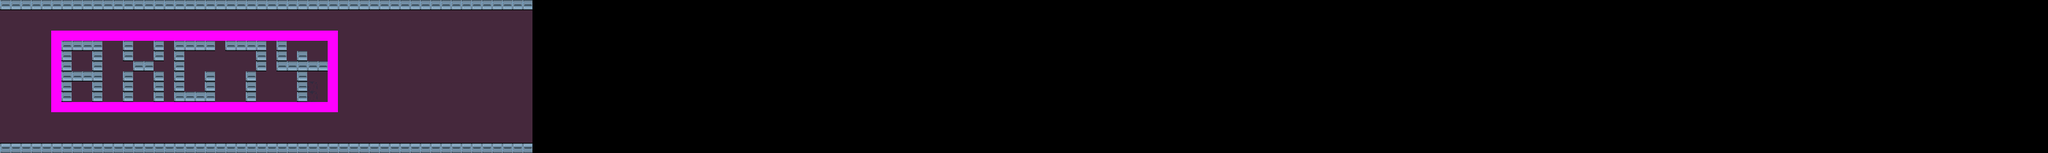

The image is a tile-based game level rendered from a .tmx file. Its description and source (layers, tilesets, objects; grid data summarised) follow:
An orthogonal 200x15 tile map with 16x16 px tiles, 3 tile layers (tilelayer_collision, tilelayer_background, tilelayer_foreground).

<map version="1.10" tiledversion="1.11.2" orientation="orthogonal" renderorder="right-down" width="200" height="15" tilewidth="16" tileheight="16" infinite="0" backgroundcolor="#000000" nextlayerid="4" nextobjectid="1">
 <tileset firstgid="1" source="tileset1.tsx" />
 <layer id="3" name="tilelayer_collision" width="200" height="15">
  <data>[3000 cells, 0 non-empty, 0 distinct tile ids]</data>
 </layer>
 <layer id="1" name="tilelayer_background" width="200" height="15">
  <data>[3000 cells, 780 non-empty, 4 distinct tile ids]</data>
 </layer>
 <layer id="2" name="tilelayer_foreground" width="200" height="15">
  <data>[3000 cells, 68 non-empty, 1 distinct tile ids]</data>
 </layer>
</map>
